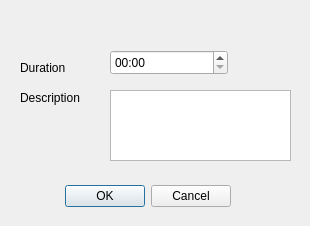
<?xml version="1.0" encoding="UTF-8"?>
<ui version="4.0">
 <class>PropertiesDialog</class>
 <widget class="QDialog" name="PropertiesDialog">
  <property name="geometry">
   <rect>
    <x>0</x>
    <y>0</y>
    <width>310</width>
    <height>226</height>
   </rect>
  </property>
  <property name="windowTitle">
   <string>Dialog</string>
  </property>
  <widget class="QDialogButtonBox" name="buttonBox">
   <property name="geometry">
    <rect>
     <x>50</x>
     <y>180</y>
     <width>181</width>
     <height>32</height>
    </rect>
   </property>
   <property name="orientation">
    <enum>Qt::Horizontal</enum>
   </property>
   <property name="standardButtons">
    <set>QDialogButtonBox::Cancel|QDialogButtonBox::Ok</set>
   </property>
  </widget>
  <widget class="QTimeEdit" name="timeEdit">
   <property name="geometry">
    <rect>
     <x>110</x>
     <y>50</y>
     <width>118</width>
     <height>25</height>
    </rect>
   </property>
   <property name="displayFormat">
    <string>HH:mm</string>
   </property>
  </widget>
  <widget class="QLabel" name="label">
   <property name="geometry">
    <rect>
     <x>20</x>
     <y>60</y>
     <width>58</width>
     <height>15</height>
    </rect>
   </property>
   <property name="text">
    <string>Duration</string>
   </property>
  </widget>
  <widget class="QTextEdit" name="textEdit">
   <property name="geometry">
    <rect>
     <x>110</x>
     <y>90</y>
     <width>181</width>
     <height>71</height>
    </rect>
   </property>
  </widget>
  <widget class="QLabel" name="label_2">
   <property name="geometry">
    <rect>
     <x>20</x>
     <y>90</y>
     <width>81</width>
     <height>16</height>
    </rect>
   </property>
   <property name="text">
    <string>Description</string>
   </property>
  </widget>
 </widget>
 <resources/>
 <connections>
  <connection>
   <sender>buttonBox</sender>
   <signal>accepted()</signal>
   <receiver>PropertiesDialog</receiver>
   <slot>accept()</slot>
   <hints>
    <hint type="sourcelabel">
     <x>248</x>
     <y>254</y>
    </hint>
    <hint type="destinationlabel">
     <x>157</x>
     <y>274</y>
    </hint>
   </hints>
  </connection>
  <connection>
   <sender>buttonBox</sender>
   <signal>rejected()</signal>
   <receiver>PropertiesDialog</receiver>
   <slot>reject()</slot>
   <hints>
    <hint type="sourcelabel">
     <x>316</x>
     <y>260</y>
    </hint>
    <hint type="destinationlabel">
     <x>286</x>
     <y>274</y>
    </hint>
   </hints>
  </connection>
 </connections>
</ui>
